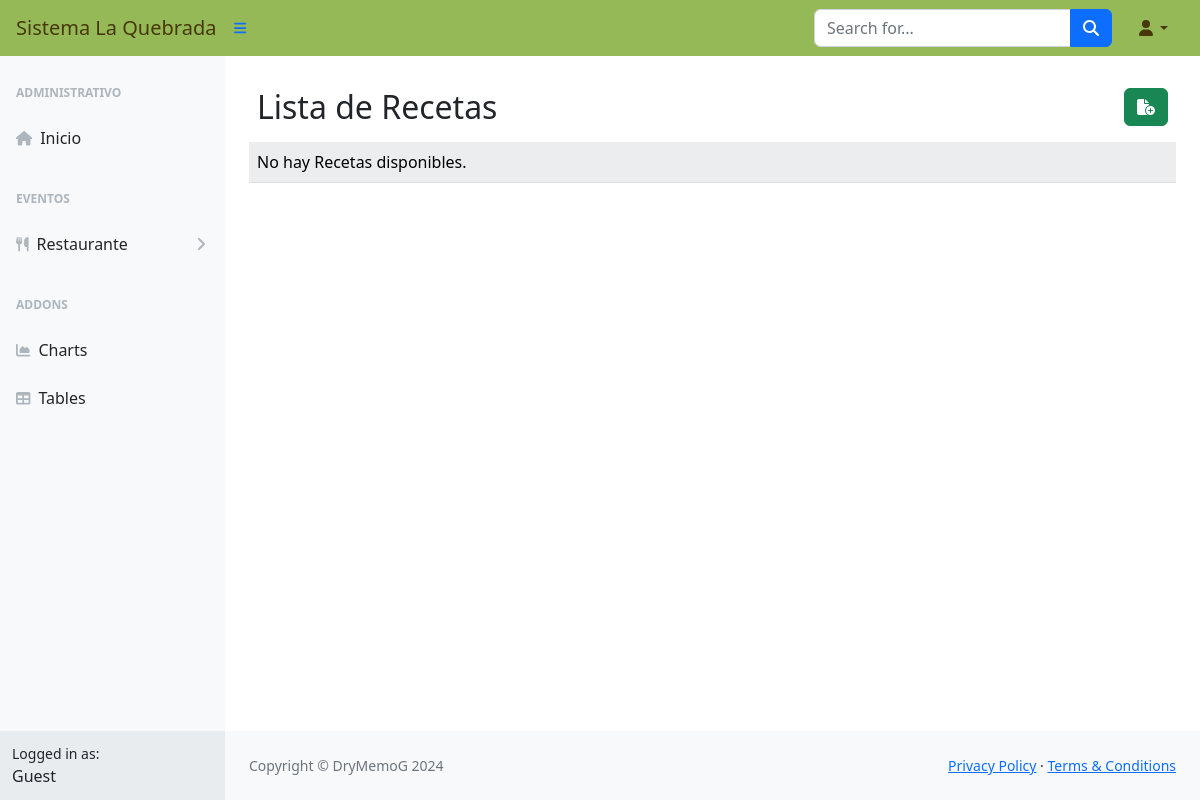
The app's page /gper/receta/, older data.
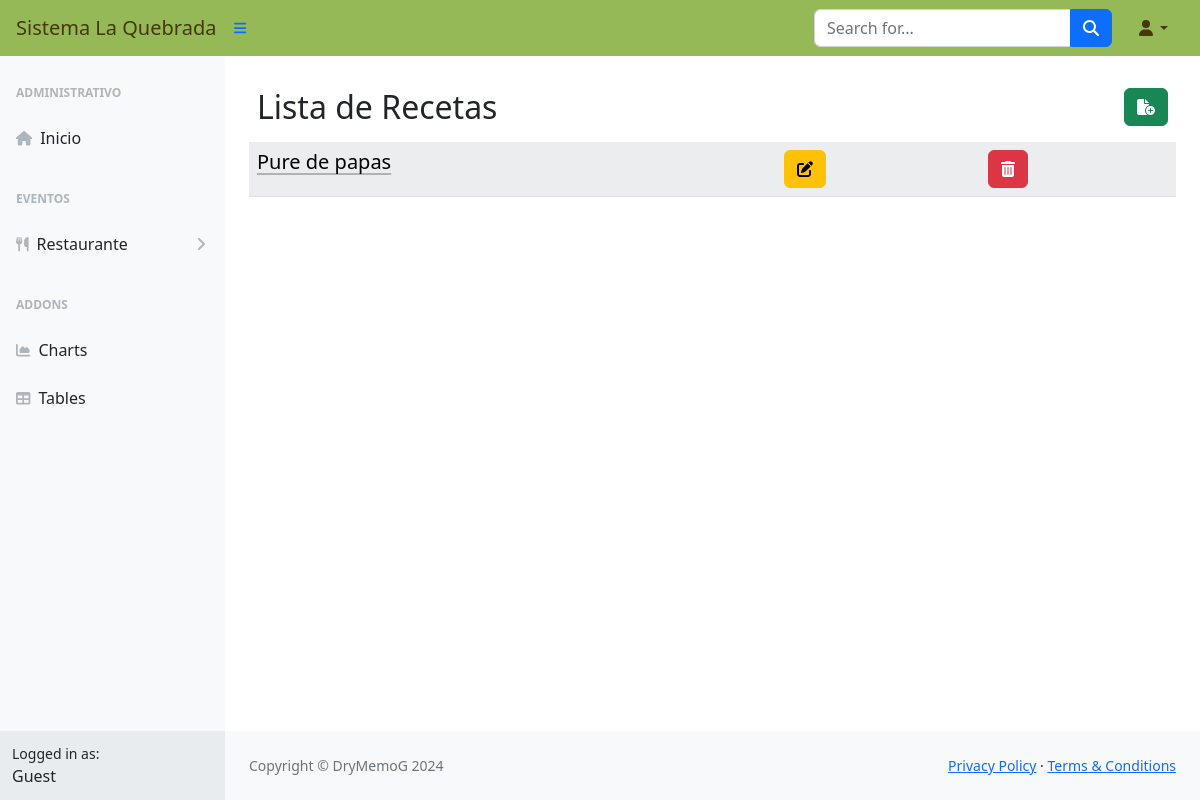
The same page, newer data.
### gper/models.py (models this page shows, shortened)
class Receta(models.Model):
    OPCIONES = (("Frio", "Frio"), ("Caliente", "Caliente"), ("Al tiempo", "Al Tiempo"))
    idReceta = models.AutoField(primary_key=True)
    codigoReceta = models.CharField(max_length=255)
    nombreReceta = models.CharField(max_length=255)
    idOrigen = models.ForeignKey(Origen, on_delete=models.CASCADE)
    noPorciones = models.IntegerField()
    temperaturaServicio = models.CharField(max_length=10, choices=OPCIONES, default="Caliente")
    tiempoElab = models.CharField(max_length=100)
    costoReceta = models.DecimalField(max_digits=10, decimal_places=2)
    precioSugerido = models.DecimalField(max_digits=10, decimal_places=2)
    precioVenta = models.DecimalField(max_digits=10, decimal_places=2)
    procedimiento = models.TextField()

### gper/views.py (the view)
# urls.py: path('receta/', views.RecetaListView.as_view(), name="RecetaList"),
class RecetaListView(ListView):
    model = Receta
    template_name = 'Receta/Recetas.html'

### gper/templates/Receta/Recetas.html (shortened to what this page needs)
{% extends 'base_generic.html' %}
{% block content %}
<div class="container-sm">
    <br>
    <div class="d-flex p-2">
        <div class="d-flex justify-content-start flex-grow-1">
            <h2>Lista de Recetas</h2>
        </div>
        <div class="d-flex justify-content-end">
            <a href="{% url 'RecetaNew' %}"><button type="button" class="btn btn-success"><i class="fas fa-file-circle-plus"></i></button> </a>
        </div>
    </div>
    <div class="table-responsive-sm">
        <table class="table table-light table-striped table-hover">
            {% for unidad in object_list %}
            <tr>
                <td><a class="link-body-emphasis link-offset-2 link-underline-opacity-25 link-underline-opacity-75-hover" href="#" data-bs-toggle="modal" data-bs-target="#miModal" data-url="{% url 'RecetaDetail' unidad.idReceta %}"><h5>{{ unidad.nombreReceta}}</h5> </a> </td>
                <td><a href="{% url 'RecetaEdit' unidad.idReceta %}"><button type="button" class="btn btn-warning"><i class="fas fa-pen-to-square"></i></button></a></td>
                <td><a href="{% url 'RecetaDelete' unidad.idReceta %}"><button type="button" class="btn btn-danger"><i class="fas fa-trash-can"></i></button></a></td>
            </tr>
            {% empty %}
            <tr>
                <td>No hay Recetas disponibles.</td>
            </tr>
            {% endfor %}
        </table>
    </div>
</div>
{% endblock %}

Row changes from the older to the newer data that the page shows:
added Receta: nombreReceta "Pure de papas"
Text that changed along with them:
text no longer shown: "No hay Recetas disponibles."
